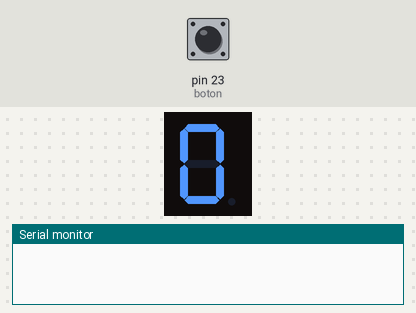
Recording of a sketch running on a simulated Arduino Mega 2560, built with avr-gcc and run on an emulated ATmega2560. Parts: 1-digit seven-segment display, the last lines printed to the serial monitor. Wiring (inferred from the names in the program): 1-digit 7-segment display, segments lit when HIGH: segments pin 34, pin 35, pin 32, pin 33, pin 25, pin 26, pin 27. Inputs (shaded band) come from the test bench; at power-on: pin 23 (boton) HIGH. The segment pins are drawn as the display they are named for.

Above: at 1.4 s.
1.5 s: pin 23 (boton) pulled LOW for 0.35 s
At 2.7 s:
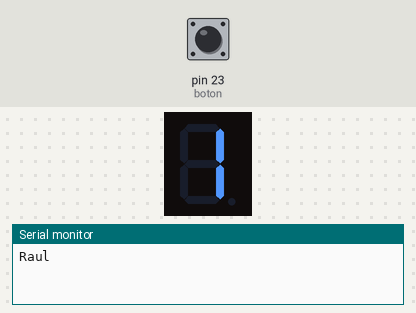
3.6 s: pin 23 (boton) pulled LOW for 1 s
At 6.0 s:
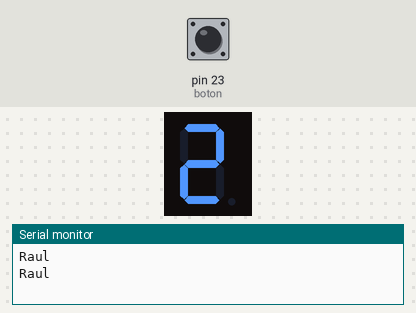
6.3 s: pin 23 (boton) pulled LOW for 0.35 s
At 7.6 s:
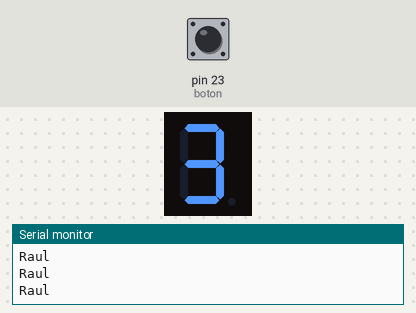
8.4 s: pin 23 (boton) pulled LOW for 1 s
At 10.8 s:
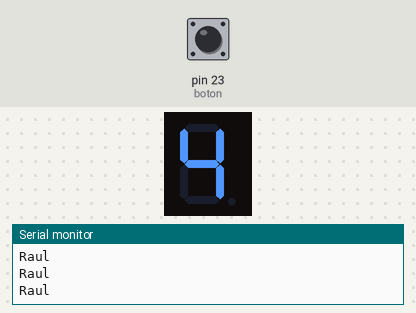
Timing chart, 0 to 12.1 s (numbered marks = the images above; inputs shaded):
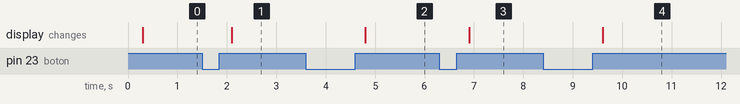

The sketch:

sketch_display_pract.2.ino
```cpp
//-----------------Declaramos las variables---------------
int a=34,b=35,c=32,d=33,e=25,f=26,g=27; //Variables para asignacion de pines

int contador = 0; //Variable contadora

const int boton = 23;
int anterior;

void setup(){
  Serial.begin(115200); //Inicializacion del puerto serial
  //Declaramos las salidas de los pines respectivos con las variables previamente declaradas
  pinMode(a,OUTPUT);
  pinMode(b,OUTPUT);
  pinMode(c,OUTPUT);
  pinMode(d,OUTPUT);
  pinMode(e,OUTPUT);
  pinMode(f,OUTPUT);
  pinMode(g,OUTPUT);
  pinMode(boton,INPUT_PULLUP);
  anterior = digitalRead(boton);

}

void loop(){
  delay(300);     //Anti rebote
  int estado = digitalRead(boton);
  if ( anterior==LOW && estado==HIGH ) {
    Serial.println("Raul");
    contador++;
    if(contador == 10){
      contador=0;
    }
  }
  if(contador == 0){
    digitalWrite(a,HIGH);
    digitalWrite(b,HIGH);
    digitalWrite(c,HIGH);
    digitalWrite(d,HIGH);
    digitalWrite(e,HIGH);
    digitalWrite(f,HIGH);
    digitalWrite(g,LOW);
  }
  //  número 1
  if(contador == 1){
    digitalWrite(a,LOW);
    digitalWrite(b,HIGH);
    digitalWrite(c,HIGH);
    digitalWrite(d,LOW);
    digitalWrite(e,LOW);
    digitalWrite(f,LOW);
    digitalWrite(g,LOW);
  }
  //  número 2
  if(contador == 2){
    digitalWrite(a,HIGH);
    digitalWrite(b,HIGH);
    digitalWrite(c,LOW);
    digitalWrite(d,HIGH);
    digitalWrite(e,HIGH);
    digitalWrite(f,LOW);
    digitalWrite(g,HIGH);
  }
  //  número 3
  if(contador == 3){
    digitalWrite(a,HIGH);
    digitalWrite(b,HIGH);
    digitalWrite(c,HIGH);
    digitalWrite(d,HIGH);
    digitalWrite(e,LOW);
    digitalWrite(f,LOW);
    digitalWrite(g,HIGH);
  }
  //  número 4
  if(contador == 4){
    digitalWrite(a,LOW);
    digitalWrite(b,HIGH);
    digitalWrite(c,HIGH);
    digitalWrite(d,LOW);
    digitalWrite(e,LOW);
    digitalWrite(f,HIGH);
    digitalWrite(g,HIGH);
  }
  //  número 5
  if(contador == 5){
    digitalWrite(a,HIGH);
    digitalWrite(b,LOW);
    digitalWrite(c,HIGH);
    digitalWrite(d,HIGH);
    digitalWrite(e,LOW);
    digitalWrite(f,HIGH);
    digitalWrite(g,HIGH);
  }
  //  número 6
  if(contador == 6){
    digitalWrite(a,HIGH);
    digitalWrite(b,LOW);
    digitalWrite(c,HIGH);
    digitalWrite(d,HIGH);
    digitalWrite(e,HIGH);
    digitalWrite(f,HIGH);
    digitalWrite(g,HIGH);
  }
  //  número 7
  if(contador == 7){
    digitalWrite(a,HIGH);
    digitalWrite(b,HIGH);
    digitalWrite(c,HIGH);
    digitalWrite(d,LOW);
    digitalWrite(e,LOW);
    digitalWrite(f,LOW);
    digitalWrite(g,LOW);
  }
  //  número 8
  if(contador == 8){
    digitalWrite(a,HIGH);
    digitalWrite(b,HIGH);
    digitalWrite(c,HIGH);
    digitalWrite(d,HIGH);
    digitalWrite(e,HIGH);
    digitalWrite(f,HIGH);
    digitalWrite(g,HIGH);
  }
  //  número 9
  if(contador == 9){
    digitalWrite(a,HIGH);
    digitalWrite(b,HIGH);
    digitalWrite(c,HIGH);
    digitalWrite(d,HIGH);
    digitalWrite(e,LOW);
    digitalWrite(f,HIGH);
    digitalWrite(g,HIGH);
  }
  anterior=estado;
}
```

Measured:
- after the input at 1.5 s, the display: changes after 0.60 s (image 1)
- after the input at 3.6 s, the display: changes after 1.2 s (image 2)
- after the input at 6.3 s, the display: changes after 0.60 s (image 3)
- after the input at 8.4 s, the display: changes after 1.2 s (image 4)
